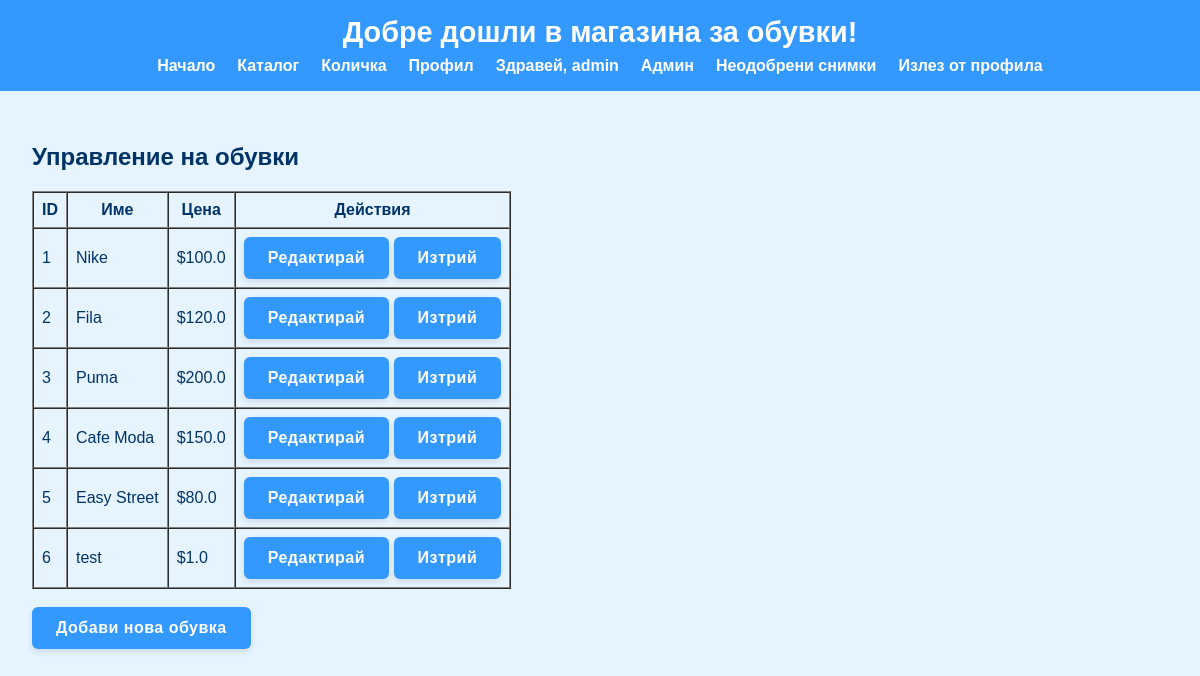
The page /admin/manage (signed in) on the database as committed earlier.
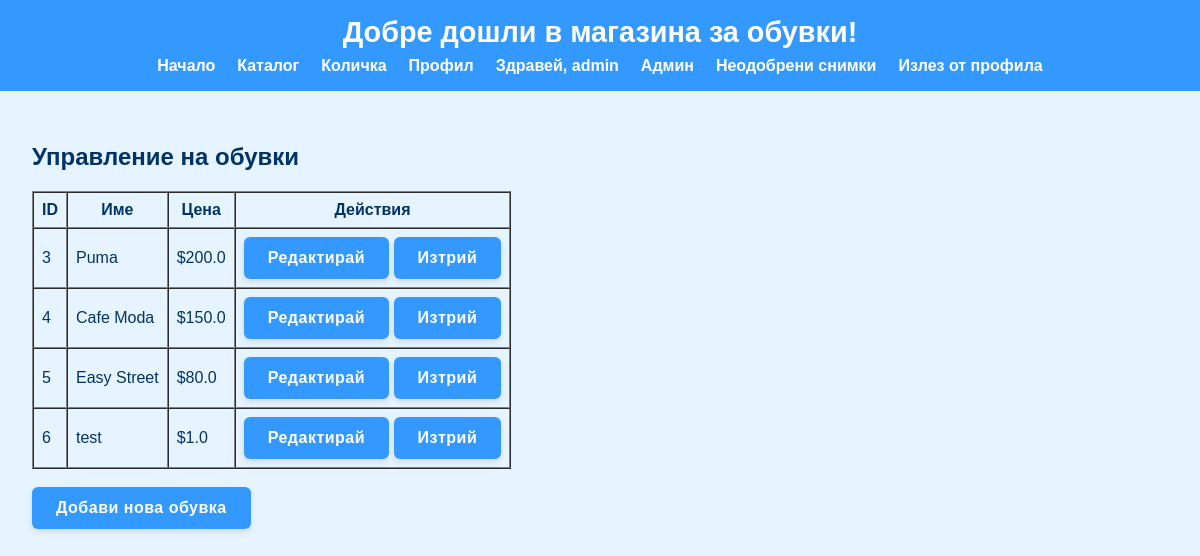
The same page on the database as committed later.
### models.py (models this page shows, shortened)
class Shoe(db.Model):
    __tablename__ = "shoes"
    id = db.Column(db.Integer, primary_key=True)
    name = db.Column(db.String(100), nullable=False)
    price = db.Column(db.Float, nullable=False)
    material = db.Column(db.String(100), nullable=False)
    size = db.Column(db.Integer, nullable=False)
    color = db.Column(db.String(100), nullable=False)
    category = db.Column(db.String(50), nullable=False)
    type = db.Column(db.String(50))
    comments = db.relationship("Comment", backref="shoe", lazy=True, cascade="all, delete-orphan")
    cart_actions = db.relationship("CartAction", backref="shoe", lazy=True, cascade="all, delete-orphan")
    __mapper_args__ = {
        "polymorphic_identity": "shoe",
        "polymorphic_on": type
    }

class SportsShoes(Shoe):
    __mapper_args__ = {"polymorphic_identity": "sport"}

### controllers/admin_controller.py (the view)
@admin_bp.route("/manage")
def manage_shoes():
    shoes = catalog_service.get_all_shoes()
    return render_template("manage_shoes.html", shoes=shoes)

### app.py (called while the page is built, shortened)
@app.before_request
def restrict_admin_pages():
    if request.path.startswith("/admin"):
        if session.get("role") != "admin":
            flash("Нямате достъп до админ панела.", "error")
            return redirect(url_for("index"))

@app.before_request
def setup_database():
    db.create_all()
    if not User.query.filter_by(username="admin").first():
        hashed_password = generate_password_hash("admin123")
        admin_user = User(username="admin", email="admin@admin.com", password=hashed_password, role="admin")
        db.session.add(admin_user)
        db.session.commit()

### services/catalog_service.py (called while the page is built)
def get_all_shoes():
    return Shoe.query.all()

### templates/manage_shoes.html (shortened to what this page needs)
{% extends "base.html" %}
{% block content %}
    <h2>Управление на обувки</h2>
    <table border="1" cellpadding="8" cellspacing="0">
        <tr>
            <th>ID</th>
            <th>Име</th>
            <th>Цена</th>
            <th>Действия</th>
        </tr>
        {% for shoe in shoes %}
        <tr>
            <td>{{ shoe.id }}</td>
            <td>{{ shoe.name }}</td>
            <td>${{ shoe.price }}</td>
            <td>
                <a href="{{ url_for('admin.update_shoe', shoe_id=shoe.id) }}"><button>Редактирай</button></a>
                <a href="{{ url_for('admin.delete_shoe', shoe_id=shoe.id) }}"><button>Изтрий</button></a>
            </td>
        </tr>
        {% endfor %}
    </table>
    <br>
    <a href="{{ url_for('admin.add_shoe') }}"><button>Добави нова обувка</button></a>
{% endblock %}

Rows that differ between the two databases and show on the page:
removed SportsShoes: id "1", name "Nike", price "100.0"
removed SportsShoes: id "2", name "Fila", price "120.0"
